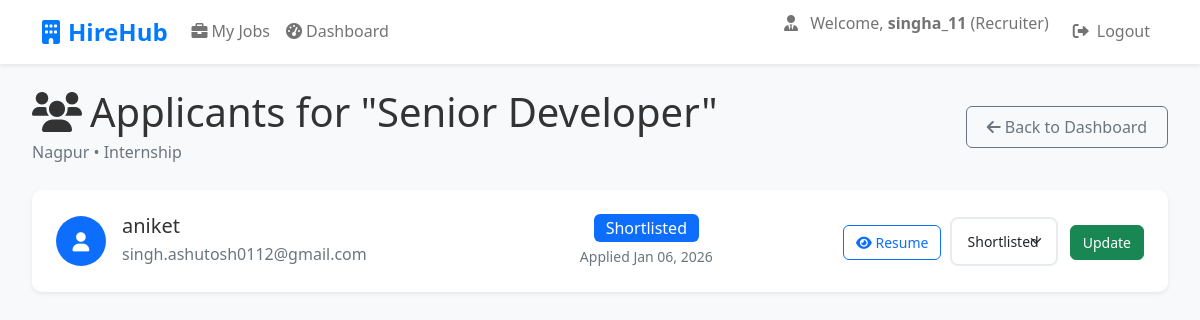
Before: /applications/job/1/applicants/ (signed in) with the older database file.
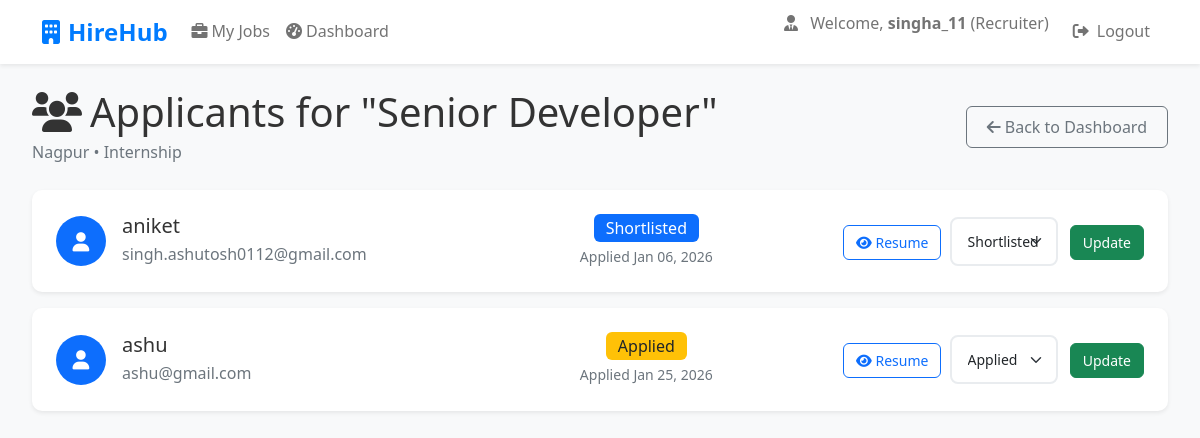
After: the same page with the newer database file.
### apps/accounts/models.py (models this page shows, shortened)
class User(AbstractUser):
    ROLE_CHOICES = [
        ('CANDIDATE', 'Candidate'),
        ('RECRUITER', 'Recruiter'),
    ]
    role = models.CharField(max_length=20, choices=ROLE_CHOICES, default='CANDIDATE')

### apps/jobs/models.py (models this page shows, shortened)
class Job(models.Model):
    JOB_TYPE_CHOICES = [
        ("Full-time", "Full-time"),
        ("Part-time", "Part-time"),
        ("Internship", "Internship"),
    ]
    title = models.CharField(max_length=200)
    description = models.TextField()
    location = models.CharField(max_length=100)
    job_type = models.CharField(max_length=50, choices=JOB_TYPE_CHOICES)
    is_active = models.BooleanField(default=True)
    created_at = models.DateTimeField(auto_now_add=True)
    created_by = models.ForeignKey(settings.AUTH_USER_MODEL, on_delete=models.CASCADE, related_name='jobs', null=True, blank=True)

### apps/applications/models.py (models this page shows, shortened)
class Application(models.Model):
    STATUS_CHOICES = (
        ("APPLIED", "Applied"),
        ("SHORTLISTED", "Shortlisted"),
        ("REJECTED", "Rejected"),
    )
    candidate = models.ForeignKey(
        settings.AUTH_USER_MODEL,
        on_delete=models.CASCADE
    )
    job = models.ForeignKey(Job, on_delete=models.CASCADE, related_name='applications' )
    status = models.CharField(
        max_length=20,
        choices=STATUS_CHOICES,
        default='APPLIED'
    )
    applied_at = models.DateTimeField(auto_now_add=True)
    resume = models.FileField(upload_to='resumes/', blank=True, null=True)

### apps/jobs/views.py (the view)
    def wrapper(request, *args, **kwargs):
        if not request.user.is_authenticated:
            messages.info(request, "Please log in to access this feature.")
            return redirect('accounts:login')
        if request.user.role != 'RECRUITER':
            messages.error(request, "You are not authorized to access this page.")
            return redirect('/')
        return view_func(request, *args, **kwargs)

### apps/applications/views.py (called while the page is built)
@recruiter_required
def job_applicants(request, job_id):
    job = get_object_or_404(Job, id=job_id)
    applications = Application.objects.filter(job=job)
    return render(
        request,
        "applications/job_applications.html",
        {
            "job": job,
            "applications": applications
        }
    )

### apps/jobs/views.py (called while the page is built)
def recruiter_required(view_func):
    def wrapper(request, *args, **kwargs):
        if not request.user.is_authenticated:
            messages.info(request, "Please log in to access this feature.")
            return redirect('accounts:login')
        if request.user.role != 'RECRUITER':
            messages.error(request, "You are not authorized to access this page.")
            return redirect('/')
        return view_func(request, *args, **kwargs)
    return wrapper

### templates/applications/job_applications.html (shortened to what this page needs)
{% extends "base.html" %}
{% block content %}
<div class="container-fluid">
    <div class="row mb-4">
        <div class="col-12">
            <div class="d-flex justify-content-between align-items-center">
                <div>
                    <h1 class="mb-1">
                        <i class="fas fa-users me-2"></i>Applicants for "{{ job.title }}"
                    </h1>
                    <p class="text-muted mb-0">{{ job.location }} • {{ job.job_type }}</p>
                </div>
                <a href="{% url 'recruiter:dashboard' %}" class="btn btn-outline-secondary">
                    <i class="fas fa-arrow-left me-1"></i>Back to Dashboard
                </a>
            </div>
        </div>
    </div>
    <div class="row">
        <div class="col-12">
            {% for application in applications %}
            <div class="card mb-3 border-0 shadow-sm">
                <div class="card-body">
                    <div class="row align-items-center">
                        <div class="col-md-5">
                            <div class="d-flex align-items-center">
                                <div class="avatar-circle bg-primary text-white me-3">
                                    <i class="fas fa-user"></i>
                                </div>
                                <div>
                                    <h5 class="mb-1">
                                        {% if application.candidate.get_full_name %}
                                            {{ application.candidate.get_full_name }}
                                        {% else %}
                                            {{ application.candidate.username }}
                                        {% endif %}
                                    </h5>
                                    <p class="text-muted mb-0">
                                        {{ application.candidate.email }}
                                    </p>
                                </div>
                            </div>
                        </div>
                        <div class="col-md-3 text-center">
                            <span class="badge fs-6
                                {% if application.status == 'APPLIED' %}bg-warning text-dark
                                {% elif application.status == 'IN_REVIEW' %}bg-info
                                {% elif application.status == 'SHORTLISTED' %}bg-primary
                                {% elif application.status == 'SELECTED' %}bg-success
                                {% else %}bg-danger{% endif %}">
                                {{ application.get_status_display }}
                            </span>
                            <div class="text-muted small mt-1">
                                Applied {{ application.applied_at|date:"M d, Y" }}
                            </div>
                        </div>
                        <div class="col-md-4 text-end">
                            {% if application.resume %}
                            <a href="{{ application.resume.url }}" target="_blank"
                               class="btn btn-outline-primary btn-sm me-1">
                                <i class="fas fa-eye"></i> Resume
                            </a>
                            {% endif %}
                            <form method="post"
                                  action="{% url 'applications:update_application_status' application.id %}"
                                  class="d-inline">
                                <select name="status" class="form-select form-select-sm d-inline w-auto me-2">
                                    {% for key, value in application.STATUS_CHOICES %}
                                        <option value="{{ key }}"
                                            {% if application.status == key %}selected{% endif %}>
                                            {{ value }}
                                        </option>
                                    {% endfor %}
                                </select>
                                <button type="submit" class="btn btn-sm btn-success">
                                    Update
                                </button>
                            </form>
                        </div>
                    </div>
                </div>
            </div>
            {% endfor %}
        </div>
    </div>
</div>
{% endblock %}

### templates/base.html (shortened to what this page needs)
{% load static %}
<!DOCTYPE html>
<html lang="en">
<head>
    <link href="https://cdn.jsdelivr.net/npm/bootstrap@5.1.3/dist/css/bootstrap.min.css" rel="stylesheet">
    <link rel="stylesheet" href="https://cdnjs.cloudflare.com/ajax/libs/font-awesome/6.0.0/css/all.min.css">
    <link rel="stylesheet" href="{% static 'css/style.css' %}">
</head>
<body>
<nav class="navbar navbar-expand-lg navbar-light bg-white shadow-sm mb-4">
    <div class="container">
        <a class="navbar-brand" href="/">
            <i class="fas fa-building me-2"></i>HireHub
        </a>
        <div class="collapse navbar-collapse" id="navbarNav">
            <ul class="navbar-nav me-auto">
                {% if user.is_authenticated and user.role == 'RECRUITER' %}
                    <li class="nav-item">
                        <a class="nav-link" href="{% url 'recruiter:jobs' %}">
                            <i class="fas fa-briefcase me-1"></i>My Jobs
                        </a>
                    </li>
                {% else %}
                    <li class="nav-item">
                        <a class="nav-link" href="{% url 'jobs:job-list' %}">
                            <i class="fas fa-briefcase me-1"></i>Jobs
                        </a>
                    </li>
                {% endif %}
                {% if user.is_authenticated and user.role == 'RECRUITER' %}
                    <li class="nav-item">
                        <a class="nav-link" href="{% url 'recruiter:dashboard' %}">
                            <i class="fas fa-tachometer-alt me-1"></i>Dashboard
                        </a>
                    </li>
                {% endif %}
            </ul>
            <ul class="navbar-nav">
                {% if user.is_authenticated %}
                    {% if user.role == 'RECRUITER' %}
                        <li class="nav-item me-3">
                            <span class="navbar-text">
                                <i class="fas fa-user-tie me-2"></i>
                                Welcome, <strong>{{ user.get_full_name|default:user.username }}</strong> (Recruiter)
                            </span>
                        </li>
                    {% endif %}
                    <li class="nav-item">
                        <a class="nav-link" href="{% url 'accounts:logout' %}">
                            <i class="fas fa-sign-out-alt me-2"></i>Logout
                        </a>
                    </li>
                {% endif %}
            </ul>
        </div>
    </div>
</nav>
{% block content %}{% endblock %}
</body>
</html>

### static/css/style.css (style rules this page uses)
body { font-family: 'Segoe UI', Tahoma, Geneva, Verdana, sans-serif; line-height: 1.6; color: #333; background-color: #f8f9fa; }
.mb-1 { margin-bottom: 0.25rem !important; }
.mb-3 { margin-bottom: 1rem !important; }
.mb-4 { margin-bottom: 1.5rem !important; }
.mt-1 { margin-top: 0.25rem !important; }
.container-fluid { padding-left: 1rem; padding-right: 1rem; }
@media (min-width: 576px) { .container-fluid { padding-left: 2rem; padding-right: 2rem; } }
.card { transition: transform 0.2s ease-in-out, box-shadow 0.2s ease-in-out; border: none; border-radius: 0.75rem; box-shadow: 0 2px 10px rgba(0,0,0,0.08); }
.card-body { padding: 1.5rem; }
.btn { transition: all 0.2s ease-in-out; border-radius: 0.5rem; font-weight: 500; padding: 0.5rem 1.25rem; }
.btn-sm { padding: 0.375rem 0.75rem; font-size: 0.875rem; }
.badge { font-size: 0.75em; font-weight: 500; padding: 0.375rem 0.75rem; border-radius: 0.375rem; }
.navbar { box-shadow: 0 2px 10px rgba(0,0,0,0.08); background-color: #fff !important; }
.navbar-brand { font-weight: 700; font-size: 1.5rem; color: #007bff !important; }
.navbar-nav .nav-link { font-weight: 500; transition: color 0.2s ease; }
.form-select { border-radius: 0.5rem; border: 2px solid #e9ecef; padding: 0.75rem 1rem; }

### templates/base.html (style rules this page uses)
body { background-color: #f8f9fa; }
.navbar-brand { font-weight: bold; color: #007bff !important; }
.card { border-radius: 10px; box-shadow: 0 2px 10px rgba(0,0,0,0.1); }
.btn { border-radius: 6px; }

### templates/applications/job_applications.html (style rules this page uses)
.avatar-circle { width: 50px; height: 50px; border-radius: 50%; display: flex; align-items: center; justify-content: center; font-size: 1.2rem; }

Changed rows visible on the page:
added Application: candidate.username "ashu", candidate.email "ashu@gmail.com", status "Applied", applied_at "Jan 25, 2026"
